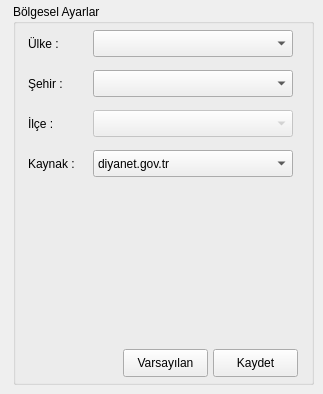
    <widget class="QWidget" name="bolgesel_ayarlar_tab">
     <attribute name="icon">
      <iconset resource="PyVakitci.qrc">
       <normaloff>:/resimler/world.png</normaloff>:/resimler/world.png</iconset>
     </attribute>
     <attribute name="title">
      <string notr="true"/>
     </attribute>
     <attribute name="toolTip">
      <string>Bölgesel Ayarlar</string>
     </attribute>
     <widget class="QGroupBox" name="bolgesel_ayarlar_groupBox">
      <property name="geometry">
       <rect>
        <x>13</x>
        <y>4</y>
        <width>301</width>
        <height>381</height>
       </rect>
      </property>
      <property name="minimumSize">
       <size>
        <width>280</width>
        <height>381</height>
       </size>
      </property>
      <property name="title">
       <string>Bölgesel Ayarlar</string>
      </property>
      <widget class="QLabel" name="bolgesel_ayarlar_ulke_label">
       <property name="geometry">
        <rect>
         <x>15</x>
         <y>31</y>
         <width>71</width>
         <height>17</height>
        </rect>
       </property>
       <property name="text">
        <string>Ülke :</string>
       </property>
      </widget>
      <widget class="QComboBox" name="ulkeler_comboBox">
       <property name="geometry">
        <rect>
         <x>80</x>
         <y>26</y>
         <width>200</width>
         <height>27</height>
        </rect>
       </property>
       <property name="sizePolicy">
        <sizepolicy hsizetype="Preferred" vsizetype="Preferred">
         <horstretch>0</horstretch>
         <verstretch>0</verstretch>
        </sizepolicy>
       </property>
       <property name="editable">
        <bool>false</bool>
       </property>
       <property name="currentIndex">
        <number>-1</number>
       </property>
       <property name="duplicatesEnabled">
        <bool>false</bool>
       </property>
      </widget>
      <widget class="QLabel" name="bolgesel_ayarlar_sehir_label">
       <property name="geometry">
        <rect>
         <x>15</x>
         <y>71</y>
         <width>71</width>
         <height>17</height>
        </rect>
       </property>
       <property name="text">
        <string>Şehir :</string>
       </property>
      </widget>
      <widget class="QComboBox" name="sehirler_comboBox">
       <property name="geometry">
        <rect>
         <x>80</x>
         <y>66</y>
         <width>200</width>
         <height>27</height>
        </rect>
       </property>
       <property name="sizePolicy">
        <sizepolicy hsizetype="Preferred" vsizetype="Preferred">
         <horstretch>0</horstretch>
         <verstretch>0</verstretch>
        </sizepolicy>
       </property>
       <property name="editable">
        <bool>false</bool>
       </property>
      </widget>
      <widget class="QPushButton" name="bolgesel_ayarlar_kaydet_pushButton">
       <property name="geometry">
        <rect>
         <x>200</x>
         <y>345</y>
         <width>85</width>
         <height>28</height>
        </rect>
       </property>
       <property name="toolTip">
        <string>Program kapanıp açıldığında yaptığınız değişikliklerin
hatırlanması için buraya tıklayın.</string>
       </property>
       <property name="text">
        <string>Kaydet</string>
       </property>
      </widget>
      <widget class="QComboBox" name="kaynak_comboBox">
       <property name="geometry">
        <rect>
         <x>80</x>
         <y>146</y>
         <width>200</width>
         <height>27</height>
        </rect>
       </property>
       <item>
        <property name="text">
         <string>diyanet.gov.tr</string>
        </property>
       </item>
       <item>
        <property name="text">
         <string>zaman.com.tr</string>
        </property>
       </item>
      </widget>
      <widget class="QLabel" name="kaynak_label">
       <property name="geometry">
        <rect>
         <x>15</x>
         <y>151</y>
         <width>71</width>
         <height>17</height>
        </rect>
       </property>
       <property name="text">
        <string>Kaynak :</string>
       </property>
      </widget>
      <widget class="QPushButton" name="bolgesel_ayarlar_varsayilan_pushButton">
       <property name="geometry">
        <rect>
         <x>110</x>
         <y>345</y>
         <width>85</width>
         <height>28</height>
        </rect>
       </property>
       <property name="toolTip">
        <string>Varsayılan ayarlara dönmek isterseniz buraya tıklayın.</string>
       </property>
       <property name="text">
        <string>Varsayılan</string>
       </property>
      </widget>
      <widget class="QComboBox" name="ilceler_comboBox">
       <property name="enabled">
        <bool>false</bool>
       </property>
       <property name="geometry">
        <rect>
         <x>80</x>
         <y>106</y>
         <width>200</width>
         <height>27</height>
        </rect>
       </property>
       <property name="sizePolicy">
        <sizepolicy hsizetype="Preferred" vsizetype="Preferred">
         <horstretch>0</horstretch>
         <verstretch>0</verstretch>
        </sizepolicy>
       </property>
       <property name="editable">
        <bool>false</bool>
       </property>
      </widget>
      <widget class="QLabel" name="bolgesel_ayarlar_ilce_label">
       <property name="geometry">
        <rect>
         <x>15</x>
         <y>111</y>
         <width>71</width>
         <height>17</height>
        </rect>
       </property>
       <property name="text">
        <string>İlçe :</string>
       </property>
      </widget>
     </widget>
    </widget>
